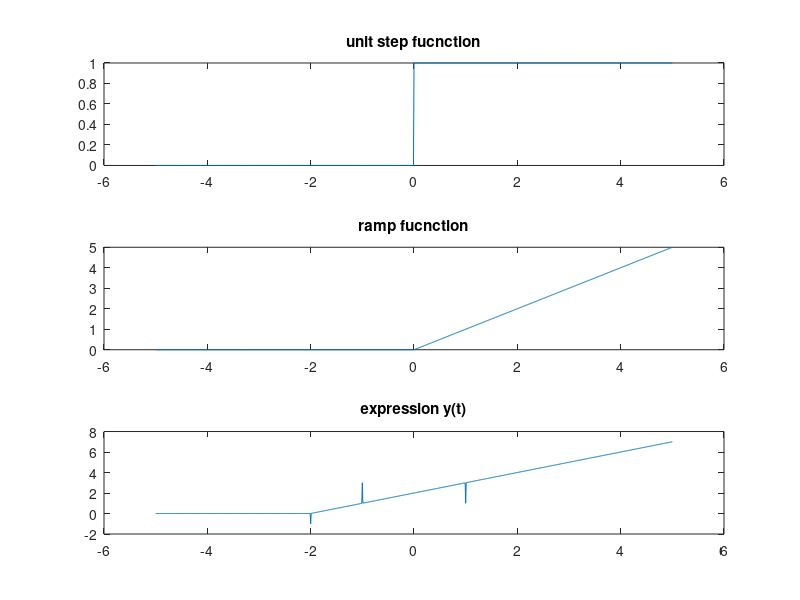

Write the MATLAB code that produced this figure.
clc;
clear all;
t=-5:0.01:5;
s1=[t>=0];
s2=t.*[t>=0];
y=-[t==-2]+2*[t==-1]-2*[t==1]+(t+2).*[t>=-2];
subplot(311)
plot(t,s1)
title("unit step fucnction")
subplot(312)
plot(t,s2)
title("ramp fucnction")
subplot(313)
plot(t,y)
title("expression y(t)")
